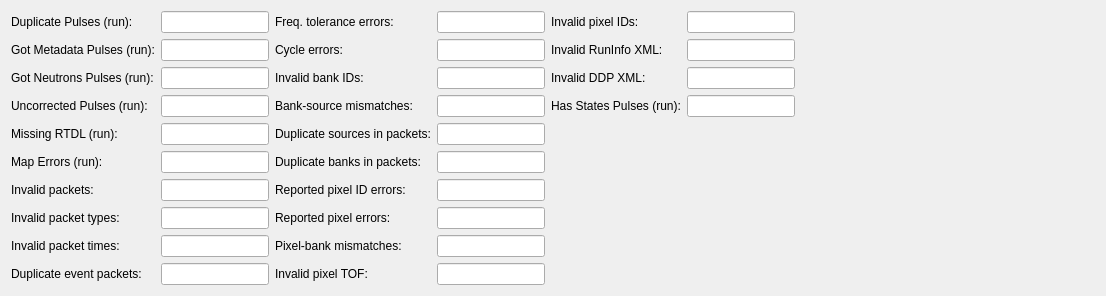
          <widget class="QWidget" name="tab">
           <attribute name="title">
            <string>Stream</string>
           </attribute>
           <layout class="QHBoxLayout" name="horizontalLayout_5">
            <item>
             <layout class="QGridLayout" name="gridLayout_3">
              <item row="0" column="0">
               <widget class="QLabel" name="label_14">
                <property name="text">
                 <string>Duplicate Pulses (run):</string>
                </property>
                <property name="alignment">
                 <set>Qt::AlignLeading|Qt::AlignLeft|Qt::AlignVCenter</set>
                </property>
               </widget>
              </item>
              <item row="0" column="1">
               <widget class="QLineEdit" name="dupPulseLabel">
                <property name="sizePolicy">
                 <sizepolicy hsizetype="Expanding" vsizetype="Fixed">
                  <horstretch>0</horstretch>
                  <verstretch>0</verstretch>
                 </sizepolicy>
                </property>
                <property name="readOnly">
                 <bool>true</bool>
                </property>
               </widget>
              </item>
              <item row="1" column="0">
               <widget class="QLabel" name="label_49">
                <property name="text">
                 <string>Got Metadata Pulses (run):</string>
                </property>
               </widget>
              </item>
              <item row="1" column="1">
               <widget class="QLineEdit" name="gotMetadataEdit">
                <property name="readOnly">
                 <bool>true</bool>
                </property>
               </widget>
              </item>
              <item row="2" column="0">
               <widget class="QLabel" name="label_51">
                <property name="text">
                 <string>Got Neutrons Pulses (run):</string>
                </property>
               </widget>
              </item>
              <item row="2" column="1">
               <widget class="QLineEdit" name="gotNeutronsEdit">
                <property name="readOnly">
                 <bool>true</bool>
                </property>
               </widget>
              </item>
              <item row="3" column="0">
               <widget class="QLabel" name="label_48">
                <property name="text">
                 <string>Uncorrected Pulses (run):</string>
                </property>
               </widget>
              </item>
              <item row="3" column="1">
               <widget class="QLineEdit" name="pulsePchgUncorLabel">
                <property name="readOnly">
                 <bool>true</bool>
                </property>
               </widget>
              </item>
              <item row="4" column="0">
               <widget class="QLabel" name="label_16">
                <property name="text">
                 <string>Missing RTDL (run):</string>
                </property>
                <property name="alignment">
                 <set>Qt::AlignLeading|Qt::AlignLeft|Qt::AlignVCenter</set>
                </property>
               </widget>
              </item>
              <item row="4" column="1">
               <widget class="QLineEdit" name="missRTDLLabel">
                <property name="sizePolicy">
                 <sizepolicy hsizetype="Expanding" vsizetype="Fixed">
                  <horstretch>0</horstretch>
                  <verstretch>0</verstretch>
                 </sizepolicy>
                </property>
                <property name="readOnly">
                 <bool>true</bool>
                </property>
               </widget>
              </item>
              <item row="5" column="0">
               <widget class="QLabel" name="label_15">
                <property name="text">
                 <string>Map Errors (run):</string>
                </property>
                <property name="alignment">
                 <set>Qt::AlignLeading|Qt::AlignLeft|Qt::AlignVCenter</set>
                </property>
               </widget>
              </item>
              <item row="5" column="1">
               <widget class="QLineEdit" name="mapErrorLabel">
                <property name="sizePolicy">
                 <sizepolicy hsizetype="Expanding" vsizetype="Fixed">
                  <horstretch>0</horstretch>
                  <verstretch>0</verstretch>
                 </sizepolicy>
                </property>
                <property name="readOnly">
                 <bool>true</bool>
                </property>
               </widget>
              </item>
              <item row="6" column="0">
               <widget class="QLabel" name="label_20">
                <property name="text">
                 <string>Invalid packets:</string>
                </property>
               </widget>
              </item>
              <item row="6" column="1">
               <widget class="QLineEdit" name="invPktEdit">
                <property name="readOnly">
                 <bool>true</bool>
                </property>
               </widget>
              </item>
              <item row="7" column="0">
               <widget class="QLabel" name="label_22">
                <property name="text">
                 <string>Invalid packet types:</string>
                </property>
               </widget>
              </item>
              <item row="7" column="1">
               <widget class="QLineEdit" name="invPktTypeEdit">
                <property name="readOnly">
                 <bool>true</bool>
                </property>
               </widget>
              </item>
              <item row="8" column="0">
               <widget class="QLabel" name="label_33">
                <property name="text">
                 <string>Invalid packet times:</string>
                </property>
               </widget>
              </item>
              <item row="8" column="1">
               <widget class="QLineEdit" name="invPktTimeEdit">
                <property name="readOnly">
                 <bool>true</bool>
                </property>
               </widget>
              </item>
              <item row="9" column="0">
               <widget class="QLabel" name="label_34">
                <property name="text">
                 <string>Duplicate event packets:</string>
                </property>
               </widget>
              </item>
              <item row="9" column="1">
               <widget class="QLineEdit" name="dupEventPktEdit">
                <property name="readOnly">
                 <bool>true</bool>
                </property>
               </widget>
              </item>
              <item row="0" column="2">
               <widget class="QLabel" name="label_47">
                <property name="text">
                 <string>Freq. tolerance errors:</string>
                </property>
               </widget>
              </item>
              <item row="0" column="3">
               <widget class="QLineEdit" name="freqTolEdit">
                <property name="readOnly">
                 <bool>true</bool>
                </property>
               </widget>
              </item>
              <item row="1" column="2">
               <widget class="QLabel" name="label_35">
                <property name="text">
                 <string>Cycle errors:</string>
                </property>
               </widget>
              </item>
              <item row="1" column="3">
               <widget class="QLineEdit" name="cycleErrEdit">
                <property name="readOnly">
                 <bool>true</bool>
                </property>
               </widget>
              </item>
              <item row="2" column="2">
               <widget class="QLabel" name="label_36">
                <property name="text">
                 <string>Invalid bank IDs:</string>
                </property>
               </widget>
              </item>
              <item row="2" column="3">
               <widget class="QLineEdit" name="invBankEdit">
                <property name="readOnly">
                 <bool>true</bool>
                </property>
               </widget>
              </item>
              <item row="3" column="2">
               <widget class="QLabel" name="label_37">
                <property name="text">
                 <string>Bank-source mismatches:</string>
                </property>
               </widget>
              </item>
              <item row="3" column="3">
               <widget class="QLineEdit" name="bankSrcMisEdit">
                <property name="readOnly">
                 <bool>true</bool>
                </property>
               </widget>
              </item>
              <item row="4" column="2">
               <widget class="QLabel" name="label_38">
                <property name="text">
                 <string>Duplicate sources in packets:</string>
                </property>
               </widget>
              </item>
              <item row="4" column="3">
               <widget class="QLineEdit" name="dupSrcEdit">
                <property name="readOnly">
                 <bool>true</bool>
                </property>
               </widget>
              </item>
              <item row="5" column="2">
               <widget class="QLabel" name="label_39">
                <property name="text">
                 <string>Duplicate banks in packets:</string>
                </property>
               </widget>
              </item>
              <item row="5" column="3">
               <widget class="QLineEdit" name="dupBankEdit">
                <property name="readOnly">
                 <bool>true</bool>
                </property>
               </widget>
              </item>
              <item row="6" column="2">
               <widget class="QLabel" name="label_40">
                <property name="text">
                 <string>Reported pixel ID errors:</string>
                </property>
               </widget>
              </item>
              <item row="6" column="3">
               <widget class="QLineEdit" name="repPixMapEdit">
                <property name="readOnly">
                 <bool>true</bool>
                </property>
               </widget>
              </item>
              <item row="7" column="2">
               <widget class="QLabel" name="label_41">
                <property name="text">
                 <string>Reported pixel errors:</string>
                </property>
               </widget>
              </item>
              <item row="7" column="3">
               <widget class="QLineEdit" name="repPixErrEdit">
                <property name="readOnly">
                 <bool>true</bool>
                </property>
               </widget>
              </item>
              <item row="8" column="2">
               <widget class="QLabel" name="label_42">
                <property name="text">
                 <string>Pixel-bank mismatches:</string>
                </property>
               </widget>
              </item>
              <item row="8" column="3">
               <widget class="QLineEdit" name="pixBankMisEdit">
                <property name="readOnly">
                 <bool>true</bool>
                </property>
               </widget>
              </item>
              <item row="9" column="2">
               <widget class="QLabel" name="label_43">
                <property name="text">
                 <string>Invalid pixel TOF:</string>
                </property>
               </widget>
              </item>
              <item row="9" column="3">
               <widget class="QLineEdit" name="invTofEdit">
                <property name="readOnly">
                 <bool>true</bool>
                </property>
               </widget>
              </item>
              <item row="0" column="4">
               <widget class="QLabel" name="label_44">
                <property name="text">
                 <string>Invalid pixel IDs:</string>
                </property>
               </widget>
              </item>
              <item row="0" column="5">
               <widget class="QLineEdit" name="invPixEdit">
                <property name="readOnly">
                 <bool>true</bool>
                </property>
               </widget>
              </item>
              <item row="1" column="4">
               <widget class="QLabel" name="label_45">
                <property name="text">
                 <string>Invalid RunInfo XML:</string>
                </property>
               </widget>
              </item>
              <item row="1" column="5">
               <widget class="QLineEdit" name="invRunXMLEdit">
                <property name="readOnly">
                 <bool>true</bool>
                </property>
               </widget>
              </item>
              <item row="2" column="4">
               <widget class="QLabel" name="label_46">
                <property name="text">
                 <string>Invalid DDP XML:</string>
                </property>
               </widget>
              </item>
              <item row="2" column="5">
               <widget class="QLineEdit" name="invDDPXMLEdit">
                <property name="readOnly">
                 <bool>true</bool>
                </property>
               </widget>
              </item>
              <item row="3" column="4">
               <widget class="QLabel" name="label_52">
                <property name="text">
                 <string>Has States Pulses (run):</string>
                </property>
               </widget>
              </item>
              <item row="3" column="5">
               <widget class="QLineEdit" name="hasStatesEdit">
                <property name="readOnly">
                 <bool>true</bool>
                </property>
               </widget>
              </item>
             </layout>
            </item>
            <item>
             <spacer name="horizontalSpacer_2">
              <property name="orientation">
               <enum>Qt::Horizontal</enum>
              </property>
              <property name="sizeHint" stdset="0">
               <size>
                <width>300</width>
                <height>20</height>
               </size>
              </property>
             </spacer>
            </item>
           </layout>
          </widget>
